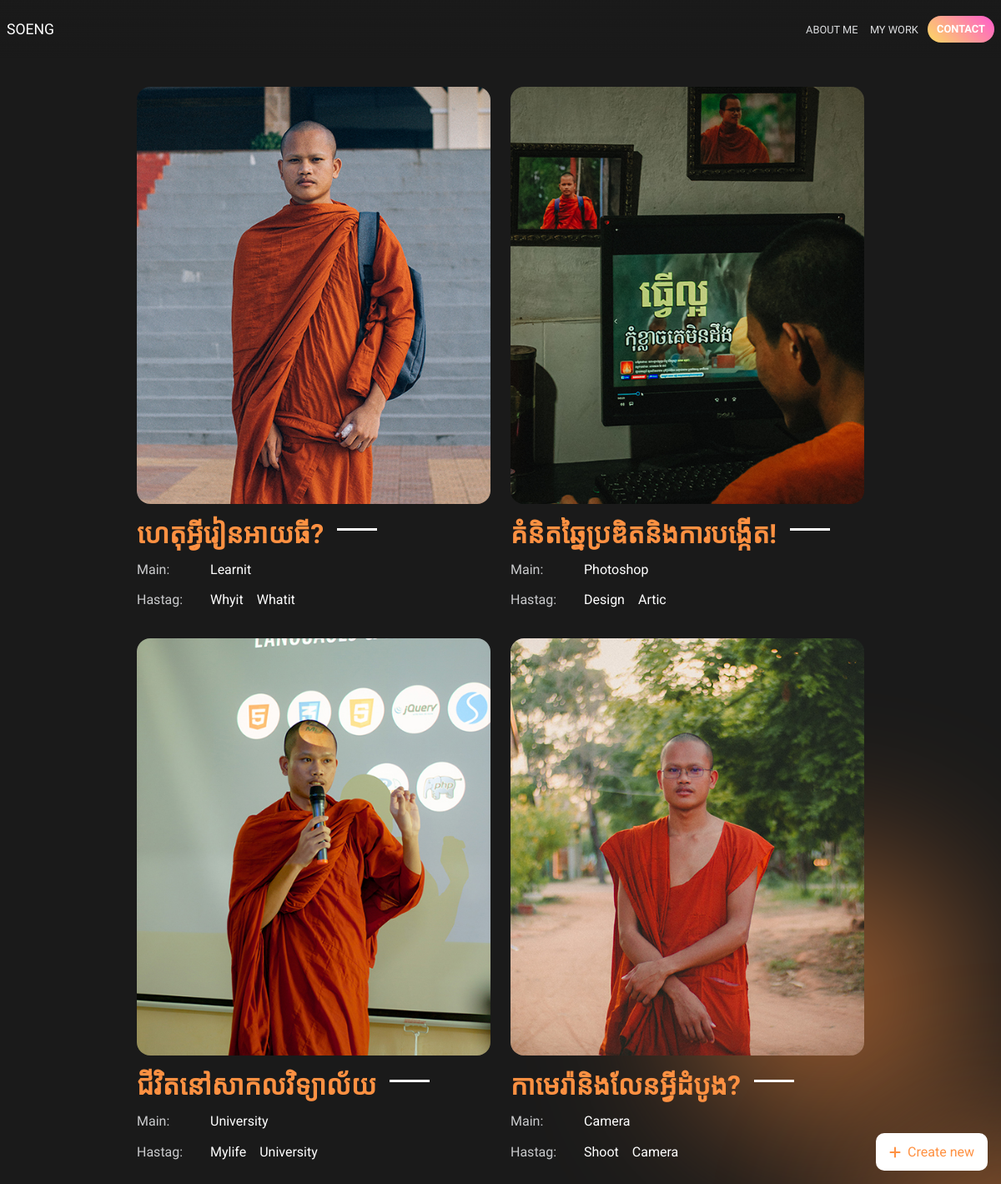
/admin (signed in), run on the app's committed database.
### tables this page shows
CREATE TABLE `posts` (
  `id` int(11) NOT NULL,
  `status` tinyint(4) NOT NULL DEFAULT 1,
  `title` varchar(200) NOT NULL,
  `main_title` varchar(100) DEFAULT NULL,
  `hastag` varchar(200) DEFAULT NULL,
  `img` varchar(255) NOT NULL,
  `file` varchar(255) NOT NULL,
  `created_at` datetime DEFAULT current_timestamp(),
  `updated_at` datetime DEFAULT NULL ON UPDATE current_timestamp()
);

### admin/index.php (the view, shortened to what this page needs)
<?php
    include '../layout/index.php';
    include '../php/checkuser/index.php';
    include '../php/dbcon/index.php';
    $sql = "SELECT * FROM posts order by id DESC";
    $result = $conn->query($sql);
?>
    <main class="web-main over-h">
        <section class="my-story">
            <div class="my-story-body">
                <div class="box">
                    <ul>
                        <?php
                        foreach ($result as $item) { ?>
                        <li style="--bg-img: url('<?=getBaseUrl('upload/'.$item['img'])?>');"
                        onclick="location.href='<?=getBaseUrl('php/model/post.php?post='.$item['id'])?>'">
                            <div class="image">
                                <img class="img-c"
                                    loading="lazy"
                                    srcset="
                                    <?=getBaseUrl('upload/'.$item['img'])?>?width=100? 100w,
                                    <?=getBaseUrl('upload/'.$item['img'])?>?width=200? 200w,
                                    <?=getBaseUrl('upload/'.$item['img'])?>?width=400? 400w,
                                    <?=getBaseUrl('upload/'.$item['img'])?>?width=800? 800w,
                                    <?=getBaseUrl('upload/'.$item['img'])?>?width=1000? 1000w,
                                    <?=getBaseUrl('upload/'.$item['img'])?>?width=1200? 1200w,
                                    "
                                    sizes="(max-width: 800px) 100vw, 50vw"
                                    decoding="async"
                                    fetchPriority = "high"
                                    effect="blur"
                                alt="">
                            </div>
                            <div class="text">
                                <div class="title df-l"
                                onclick="location.href='<?=getBaseUrl('detail/?post='.$item['id'])?>'">
                                    <h2><?=$item['title']?></h2>
                                    <span></span>
                                </div>
                            </div>
                            <div class="detail">
                                <div class="list df-l">
                                    <strong>Main:</strong>
                                    <div class="text df-l">
                                        <?=convertToLinks($item['main_title'],getBaseUrl('search/?post='))?>
                                    </div>
                                </div>
                                <div class="list df-l">
                                    <strong>Hastag:</strong>
                                    <div class="text df-l">
                                        <?=convertToLinks($item['hastag'],getBaseUrl('search/?post='))?>
                                    </div>
                                </div>
                            </div>
                        </li>
                        <?php
                            }
                        ?>
                    </ul>
                </div>
            </div>
        </section>
    </main>
    <div class="main-btn-create" onclick="document.querySelector('#content-form').classList.toggle('web-form-active')">
        <div class="btn icon icon-ra">
            <i class="fa-solid fa-plus"></i>
            <span>Create new</span>
        </div>
    </div>
</body>
</html>

### php/geturl/index.php (shortened to what this page needs)
<?php
function getBaseUrl($url) {
    $protocol = (!empty($_SERVER['HTTPS']) && $_SERVER['HTTPS'] !== 'off' || $_SERVER['SERVER_PORT'] == 443) ? "https://" : "http://";
    $host = $_SERVER['HTTP_HOST'];
    $baseUrl = $protocol . $host;
    return $baseUrl . '/'. $url;
}
function convertToLinks($inputString,$location)
{
    $words = explode(' ', $inputString);
    $result = '';
    foreach ($words as $word) {
        $result .= '<a href="'.$location. htmlspecialchars($word) .'"><p>' . htmlspecialchars($word) . '</p></a>';
    }
    return $result;
}

### css/main.css (style rules this page uses)
* { margin: 0; padding: 0; list-style: none; text-decoration: none; list-style: none; border: none; box-sizing: border-box; font-family: "Roboto", sans-serif; }
:root { --sg-bglight: #fff; --sg-bgblack: #f0f2f5; --sg-bgblack-01: rgba(0, 0, 0, 0.05); --sgbgBlack-hover: #e4e6eb; --sg-mainColor-yellow: #ee7a2c; --sg-maincolor-light: #fff; --sg-color-light-spec: #f0f2f5; --sg-main-gradientColor: linear-gradient(147deg, #ffe53b 0%, #d3145b 74%); --sg-main-gradienColorHover: linear-gradient( 45deg, #fbda61 0%, #ff5acd 100% ); --sg-main-yellowlight: #ffe53b; --sg-button-blue: #1876f2; --sg-button-blueHover: #1876f2c7; --sg-border-input: #e0e3e8; --sg-border-00: #e0e9fb; --sg-border-mainApp: #dedfe1; --sg-iconboxShadow: 0px 1px 1px 1px rgb(151 151 151 / 10%); --sg-color-def: rgb(0, 0, 0); --sg-color-text: rgba(0, 0, 0, 0.829); --sg-color-spece: #918a8a; --sg-fontBat: "Battambang", system-ui; --sg-fontKous: "Koh Santepheap", serif; --sg-fontMolpali: "Moulpali", sans-serif; --sg-fontMol: "Moul", serif; --sg-fontRoboto: "Roboto", sans-serif; --sg-fontNotoKH: "Nokora", sans-serif; --sg-fontLogo: "Bruno Ace SC", sans-serif; --sg-fontbrand: "Bricolage Grotesque", sans-serif; --sg-font-noto: "Battambang", system-ui; --sg-mainblack: rgb(26,26,26); --sg-bgblack-art: rgb(35,36,38); --sg-main-color-pink: rgb(242,24,103); --sg-main-color-yellow: rgb(255, 145, 66); --sg-main-bg: rgb(15, 15, 15); --sg-main-bg-header: rgba(15, 15, 15, 0.952); --sg-main-bg-search: rgb(16, 22, 29); --sg-main-bg-btn-signin: rgb(28, 37, 47); --sg-main-bg-btn-signin-hover: rgb(38, 51, 66); --sg-color-text: #999c9f; --sg-color-text-hover: #d5d5d5; --sg-color-white: #ffffff; --sg-color-text-black: rgb(15, 15, 15); --sg-color-main: rgb(241, 199, 55); --sg-maincolor: rgb(225, 29, 72); --fds-gray-00: rgb(22, 21, 29); --fds-grayOpLogo-00: 100%; --fds-grayheadr-00: rgb(29 33 33); --fds-grayheadrinputBoder-00: #444444; --fds-grayheadrBoder-00: #44444400; --fds-grayheadrIcon-00: rgb(12, 22, 27); --fds-grayheadrBglaungu-00: #44444462; --fds-graysibar-00: rgb(34, 34, 34); --fds-graysibar-nav: #6161613b; --fds-grayoutlinenav: #444444; --fds-graynavHover: #44444462; --fds-grayheaderbgHover: #44444462; --fds-grayheaderHover: #ffffffe3; --fds-grayheaderHoverTow: #ddd2d2; --fds-graColor: #fff; --fds-graColorNav: #ddd2d2; --fds-gBlueto-wiedth: #ddd2d2; --fds-graColorHeader: #fff; --fds-grayBgNotisviction: rgb(38 37 37 / 29%); --fds-grayBgNotisvictionShadow: rgb(0 0 0 / 17%); --fds-grayBgNotisvictionHover: #d0dbeb2f; --fds-grayBgNotisvictionBgArtical: #79797921; --fds-grayBgNotisvictionBgArticaltow: #79797938; }
body { overflow: hidden; overflow-y: scroll; background: var(--sg-mainblack); }
body { margin: 0 auto; width: 100%; height: auto; }
.df-c, .df-s, .df-l, .df-r { display: flex; align-items: center; justify-content: center; }
.df-l { justify-content: left !important; }
.img-c, .img-co { display: block; margin: 0 auto; width: 100%; height: 100%; object-fit: cover; }
.over-h { overflow: hidden !important; }
.icon { display: flex; align-items: center; justify-content: center; width: 2.5rem; height: 2.5rem; font-size: 1rem; }
.icon-ra { box-sizing: border-box; border-radius: 50px; }
.btn { display: flex; align-items: center; justify-content: center; padding: 0.2rem 0.7rem; font-size: 1rem; }

### css/dashbaord.css (style rules this page uses)
.main-btn-create { position: fixed; right: 1rem; bottom: 1rem; z-index: 10000000000000000000000000000000000000000; }
.main-btn-create::before { content: ""; position: absolute; border-radius: 500000000000rem; filter: blur(100px); opacity: 0.6; width: 20rem; height: 20rem; background: var(--sg-main-color-yellow); }
.main-btn-create .icon { cursor: pointer; width: max-content; height: 2.8rem; padding: 0rem 1rem; overflow: hidden; border-radius: 10px; color: var(--sg-main-color-yellow); background: var(--sg-bglight); position: relative; z-index: 22; }
.main-btn-create .icon i { margin-right: 0.5rem; }

### data on the page
posts: img (picture), title "ហេតុអ្វីរៀនអាយធី?", main_title "learnit", hastag "whyit", hastag "whatit"
posts: img (picture), title "គំនិតឆ្នៃប្រឌិតនិងការបង្កើត!", main_title "photoshop", hastag "design", hastag "artic"
posts: img (picture), title "ជីវិតនៅសាកលវិទ្យាល័យ", main_title "university", hastag "mylife", hastag "university"
posts: img (picture), title "កាមេរ៉ានិងលែនអ្វីដំបូង?", main_title "camera", hastag "shoot", hastag "camera"
